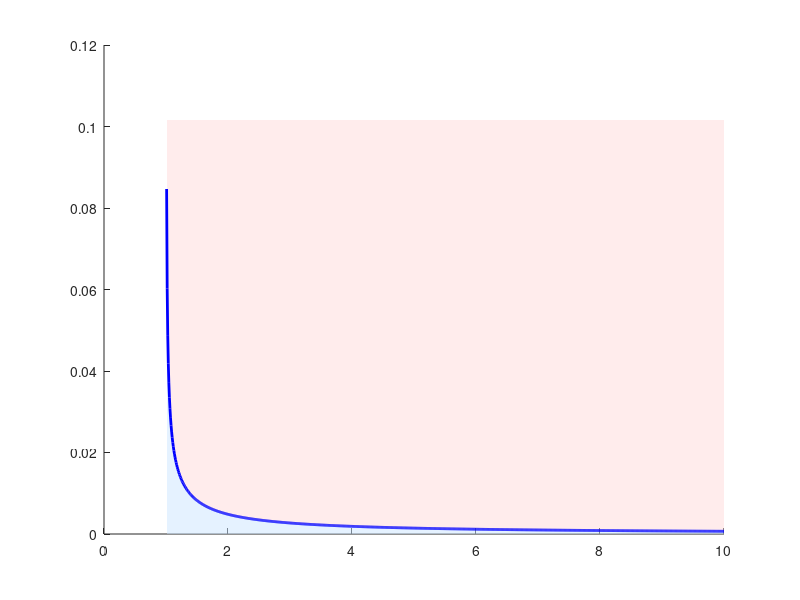

Reproduce this figure in MATLAB. (Note: this script raises an error after producing the figure.)
%% Analyse stabilité - 1er Ordre
% Stability boundary curve: Trc_max = tau * arccos(-1/(Kc*G)) / sqrt((Kc*G)^2 - 1)

clear; clc; close all;

%% Paramètres
tau = 0.004;        % Time constant of the first-order system (seconds)

%% Intervalle de KcG (doit être > 1 car c'est forcement stable sinon)
KcG = linspace(1.01, 10, 1000);

%% Calcule limite stabilité
Trc_max = (tau .* acos(-1 ./ KcG)) ./ sqrt(KcG.^2 - 1);

%% Plot
figure;
hold on;

% Colorie région stable
fill([KcG, fliplr(KcG)], [Trc_max, zeros(1, length(KcG))], ...
    [0.8 0.9 1.0], 'EdgeColor', 'none', 'FaceAlpha', 0.5);

% Colorie région instable
Trc_top = max(Trc_max) * 1.2;
fill([KcG, fliplr(KcG)], [repmat(Trc_top, 1, length(KcG)), fliplr(Trc_max)], ...
    [1.0 0.85 0.85], 'EdgeColor', 'none', 'FaceAlpha', 0.5);

% Affiche courbe stabilité
plot(KcG, Trc_max, 'b-', 'LineWidth', 2);

% Ligne verticale à KcG = 1 ( toujours stable à gauche )
xline(1, '--k', 'LineWidth', 1.5, 'Label', 'KcG < 1 (toujours stable)');


xlabel('K_c G', 'FontSize', 13);
ylabel('T_{rc}^{max} (s)', 'FontSize', 13);
title('Frontière de stabilité - Système 1er Ordre avec delai constant', 'FontSize', 14);

legend('Région stable', 'Région instable', 'Stability boundary', ...
       'Location', 'northeast');

text(5, max(Trc_max)*0.6, 'INSTABLE', 'FontSize', 13, 'Color', [0.8 0.1 0.1], ...
    'FontWeight', 'bold', 'HorizontalAlignment', 'center');
text(5, max(Trc_max)*0.2, 'STABLE', 'FontSize', 13, 'Color', [0.1 0.3 0.8], ...
    'FontWeight', 'bold', 'HorizontalAlignment', 'center');

grid on;
xlim([1, max(KcG)]);
ylim([0, Trc_top]);
hold off;
